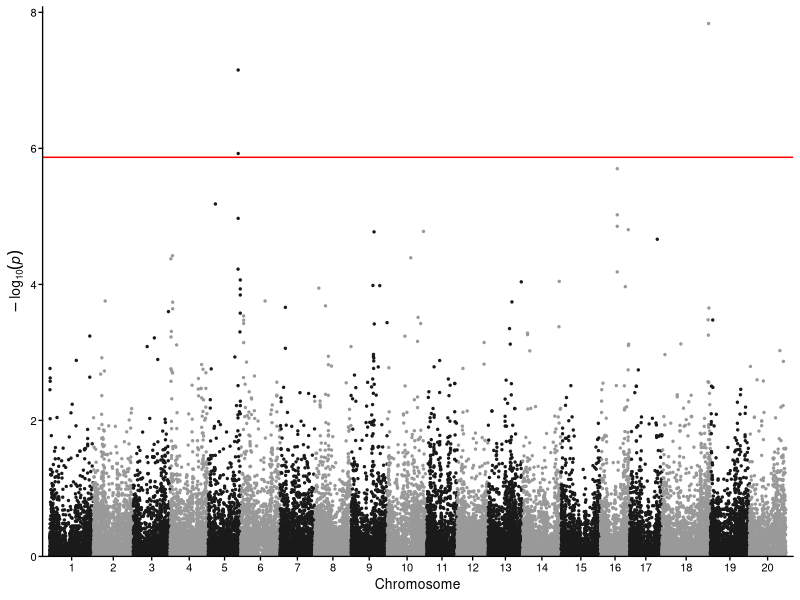
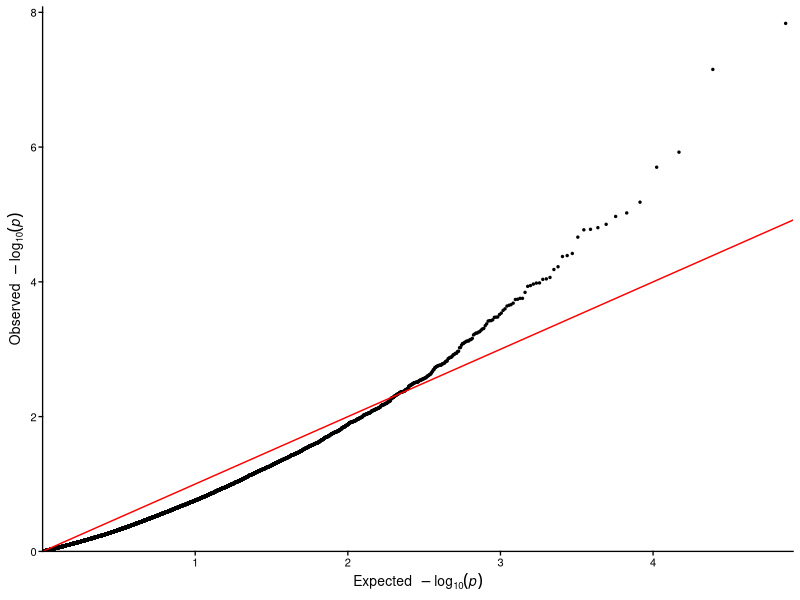

Write the R code that produced these figures, in order.
library(ggplot2)

# CHR, BP, P
d <- read.table("data.txt", header=TRUE)

# chromosome color
col <- c("gray10", "gray60")

# genome-wide threshold line
threshold <- -log10(0.05/nrow(d))

d <- d[order(d$CHR,d$BP),]
d$logp <- -log10(d$P)

chrid <- unique(d$CHR)
d$idx <- rep.int(seq_along(chrid), times=tapply(d$BP,d$CHR,length))
d$pos <- NA

last <- 0
for (i in unique(d$idx)) {
    w <- d$idx == i
    d[w,]$BP <- d[w,]$BP - min(d[w,]$BP) + 1
    if (i == 1) {
        d[w,]$pos <- d[w,]$BP
    } else {
        last <- last + max(d[d$idx==(i-1),]$BP)
        d[w,]$pos <- d[w,]$BP + last
    }
}

x.ticks <- tapply(d$pos, d$idx, function(x) sum(range(x))/2)
y.ticks <- pretty(c(d$logp,threshold))
y.max <- ceiling(max(max(d$logp),threshold))

col <- rep(col, length.out=length(chrid))

p1 <-
ggplot(d, aes(pos,logp)) +
geom_point(size=0.5, aes(color=factor(idx)), show.legend=FALSE) +
geom_hline(yintercept=threshold, color="red") +
scale_x_continuous(breaks=x.ticks, labels=chrid, expand=expand_scale(mult=c(0.01,0.01))) +
scale_y_continuous(breaks=y.ticks, limits=c(0,y.max), expand=expand_scale(mult=c(0,0.01))) +
expand_limits(x=0, y=0) +
scale_color_manual(values=col) +
xlab("Chromosome") +
ylab(expression(-log[10](italic(p)))) +
theme_classic(base_size=10) +
theme(
line = element_line(lineend="square"),
axis.text = element_text(size=rel(0.8), color="black"),
axis.ticks = element_line(color="black")
)

p <- d$P
tmp <- data.frame(
    o = -log10(sort(p,decreasing=FALSE)),
    e = -log10(ppoints(length(p)))
)

p2 <-
ggplot(tmp, aes(e,o)) +
geom_point(size=0.5) +
geom_abline(intercept=0, slope=1, color="red") +
xlab(expression(Expected~~-log[10](italic(p)))) +
ylab(expression(Observed~~-log[10](italic(p)))) +
scale_x_continuous(expand=expand_scale(mult=c(0,0.01))) +
scale_y_continuous(breaks=y.ticks, limits=c(0,y.max), expand=expand_scale(mult=c(0,0.01))) +
theme_classic(base_size=10) +
theme(
line = element_line(lineend="square"),
axis.text = element_text(size=rel(0.8), color="black"),
axis.ticks = element_line(color="black")
)


#ggsave("p1.pdf", p1, width=14, height=5, units="cm")
ggsave("p1.tiff", p1, width=14, height=5, units="cm", compression="lzw")

#ggsave("p2.pdf", p2, width=6, height=5, units="cm")
ggsave("p2.tiff", p2, width=6, height=5, units="cm", compression="lzw")
